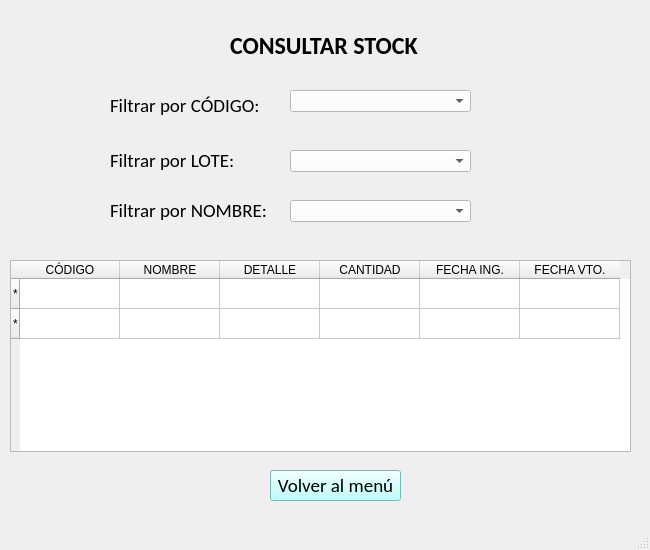
<?xml version="1.0" encoding="UTF-8"?>
<ui version="4.0">
 <class>MainWindow</class>
 <widget class="QMainWindow" name="MainWindow">
  <property name="geometry">
   <rect>
    <x>0</x>
    <y>0</y>
    <width>650</width>
    <height>550</height>
   </rect>
  </property>
  <property name="windowTitle">
   <string>MainWindow</string>
  </property>
  <widget class="QWidget" name="centralwidget">
   <widget class="QTableWidget" name="table_stock">
    <property name="geometry">
     <rect>
      <x>10</x>
      <y>260</y>
      <width>621</width>
      <height>192</height>
     </rect>
    </property>
    <row>
     <property name="text">
      <string>*</string>
     </property>
    </row>
    <row>
     <property name="text">
      <string>*</string>
     </property>
    </row>
    <column>
     <property name="text">
      <string>CÓDIGO</string>
     </property>
    </column>
    <column>
     <property name="text">
      <string>NOMBRE</string>
     </property>
    </column>
    <column>
     <property name="text">
      <string>DETALLE</string>
     </property>
    </column>
    <column>
     <property name="text">
      <string>CANTIDAD</string>
     </property>
    </column>
    <column>
     <property name="text">
      <string>FECHA ING.</string>
     </property>
    </column>
    <column>
     <property name="text">
      <string>FECHA VTO.</string>
     </property>
    </column>
    <item row="0" column="0">
     <property name="text">
      <string/>
     </property>
    </item>
   </widget>
   <widget class="QLabel" name="lbl_consultar_stock">
    <property name="geometry">
     <rect>
      <x>230</x>
      <y>30</y>
      <width>201</width>
      <height>31</height>
     </rect>
    </property>
    <property name="font">
     <font>
      <family>Calibri</family>
      <pointsize>18</pointsize>
      <weight>75</weight>
      <bold>true</bold>
     </font>
    </property>
    <property name="text">
     <string>CONSULTAR STOCK</string>
    </property>
   </widget>
   <widget class="QComboBox" name="comboBox">
    <property name="geometry">
     <rect>
      <x>290</x>
      <y>90</y>
      <width>181</width>
      <height>22</height>
     </rect>
    </property>
    <property name="font">
     <font>
      <family>Calibri</family>
      <pointsize>14</pointsize>
     </font>
    </property>
    <property name="styleSheet">
     <string notr="true">background-color: rgb(255, 255, 255);</string>
    </property>
   </widget>
   <widget class="QLabel" name="lbl_filtrar_lote">
    <property name="geometry">
     <rect>
      <x>110</x>
      <y>150</y>
      <width>151</width>
      <height>20</height>
     </rect>
    </property>
    <property name="font">
     <font>
      <family>Calibri</family>
      <pointsize>14</pointsize>
     </font>
    </property>
    <property name="text">
     <string>Filtrar por LOTE:</string>
    </property>
   </widget>
   <widget class="QPushButton" name="pushButton">
    <property name="geometry">
     <rect>
      <x>270</x>
      <y>470</y>
      <width>131</width>
      <height>31</height>
     </rect>
    </property>
    <property name="font">
     <font>
      <family>Calibri</family>
      <pointsize>14</pointsize>
     </font>
    </property>
    <property name="styleSheet">
     <string notr="true">background-color: rgb(170, 255, 255);</string>
    </property>
    <property name="text">
     <string>Volver al menú</string>
    </property>
   </widget>
   <widget class="QComboBox" name="comboBox_2">
    <property name="geometry">
     <rect>
      <x>290</x>
      <y>150</y>
      <width>181</width>
      <height>22</height>
     </rect>
    </property>
    <property name="font">
     <font>
      <family>Calibri</family>
      <pointsize>14</pointsize>
     </font>
    </property>
    <property name="styleSheet">
     <string notr="true">background-color: rgb(255, 255, 255);</string>
    </property>
   </widget>
   <widget class="QLabel" name="lbl_filtrar_codigo">
    <property name="geometry">
     <rect>
      <x>110</x>
      <y>90</y>
      <width>181</width>
      <height>31</height>
     </rect>
    </property>
    <property name="font">
     <font>
      <family>Calibri</family>
      <pointsize>14</pointsize>
     </font>
    </property>
    <property name="text">
     <string>Filtrar por CÓDIGO: </string>
    </property>
   </widget>
   <widget class="QLabel" name="lbl_nombre">
    <property name="geometry">
     <rect>
      <x>110</x>
      <y>200</y>
      <width>161</width>
      <height>20</height>
     </rect>
    </property>
    <property name="font">
     <font>
      <family>Calibri</family>
      <pointsize>14</pointsize>
     </font>
    </property>
    <property name="text">
     <string>Filtrar por NOMBRE: </string>
    </property>
   </widget>
   <widget class="QComboBox" name="comboBox_3">
    <property name="geometry">
     <rect>
      <x>290</x>
      <y>200</y>
      <width>181</width>
      <height>22</height>
     </rect>
    </property>
    <property name="font">
     <font>
      <family>Calibri</family>
      <pointsize>14</pointsize>
     </font>
    </property>
    <property name="styleSheet">
     <string notr="true">background-color: rgb(255, 255, 255);</string>
    </property>
   </widget>
  </widget>
  <widget class="QMenuBar" name="menubar">
   <property name="geometry">
    <rect>
     <x>0</x>
     <y>0</y>
     <width>650</width>
     <height>21</height>
    </rect>
   </property>
  </widget>
  <widget class="QStatusBar" name="statusbar"/>
 </widget>
 <resources/>
 <connections/>
</ui>
